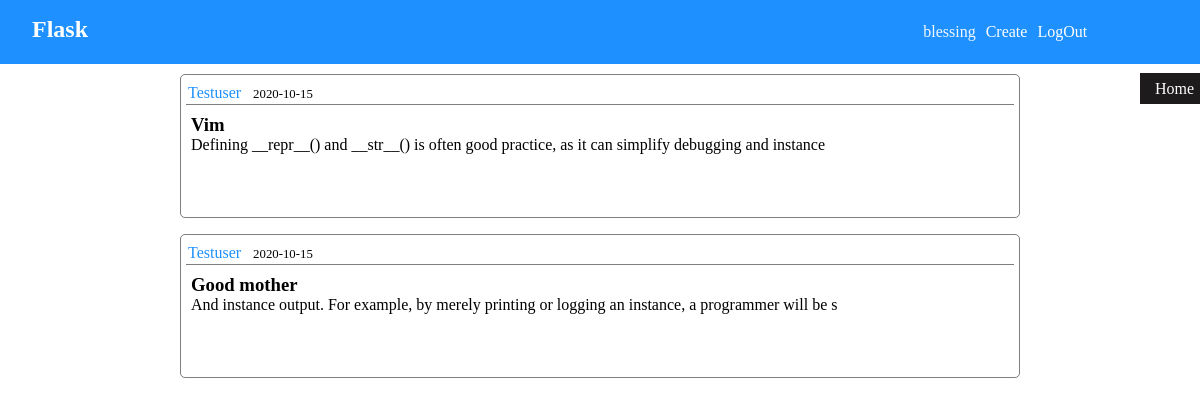
Page /author/testuser (signed in) on the committed database.
### flask1/models.py (models this page shows, shortened)
class User(db.Model, UserMixin):
    id = db.Column(db.Integer, primary_key = True)
    username = db.Column(db.String(30), unique = True, nullable = False)
    email = db.Column(db.String(30), unique = True, nullable = False)
    password = db.Column(db.String(30), nullable = False )
    post = db.relationship('Post', backref = 'writer', lazy = True)
    def __str__(self):
        return f'{self.username}'

class Post(db.Model):
    id = db.Column(db.Integer, primary_key = True)
    title = db.Column(db.String(40), nullable = False )
    content = db.Column(db.Text, nullable = False )
    date_posted = db.Column(db.DateTime, nullable = False, default = datetime.utcnow)
    user_id = db.Column(db.Integer, db.ForeignKey('user.id'), nullable = False )

### flask1/blog.py (the view)
@blog.route('/author/<string:author>',methods = ['GET'])
def author_post(author):
    author = User.query.filter_by(username = author).first()
    posts = Post.query.order_by(models.Post.date_posted.desc()).filter_by(writer = author).all()
    return render_template('post/author.html', posts =posts)

### flask1/auth.py (called while the page is built)
@current_app.before_request
def before_request():
    user_id = session.get('user_id')
    if not user_id:
        g.user = None
    else:
        g.user = User.query.get(user_id)

@login_manager.user_loader
def load_user(user_id):
    return User.query.get(user_id)

### flask1/Templates/post/author.html (shortened to what this page needs)
{% extends 'base.html'%}  {% block style %}
<link rel="stylesheet" href="{{url_for('static', filename = 'article.css')}}"> {% endblock %} {% block content%}
<div class="contain">
    <div class="wrapper">
        {% for post in posts%}
        <div class="post">
            <div class="top">
                <a href="{{url_for('blog.author_post', author = post.writer)}}">
                    {{post.writer}}
                </a>
                <span> {{post.date_posted.strftime('%Y-%m-%d')}}</span>
            </div>
            <a href="{{url_for('blog.detail_page',id = post.id )}}">
                <div class="bottom">
                    <h3>{{post.title}}</h3>
                    <p>{{post.content[:100]}}</p>
                </div>
            </a>
        </div>
        {% endfor %}
    </div>
</div>
{% endblock %}

### flask1/Templates/base.html (shortened to what this page needs)
<!DOCTYPE html>
<html lang="en">
<head>
    <link rel="stylesheet" href="{{url_for('static', filename = 'style.css')}}"> {% block style %}{% endblock %}
</head>
<body>
    <div class="container">
        <header>
            <div class="head-wrapper">
                <h1>Flask</h1>
            </div>
            <nav class="nav-bar">
                <ul>
                    {% if g.user %}
                    <li style="color:aliceblue;">{{g.user['username']}}</li>
                    <li>
                        <a href="{{url_for('blog.create_page')}}">Create</a></li>
                    <li><a href="{{url_for('auth.logout')}}">LogOut</a></li>
                    {% else %}
                    <li><a href="{{url_for('auth.register')}}"> Register</a></li>
                    <li><a href="{{url_for('auth.login')}}">Login</a></li>
                </ul>
                {% endif %}
            </nav>
        </header>
        <div class="tag">
            <a href="{{url_for('blog.home_page')}}">
                    Home
                </a>
        </div>
         {% block content %} {% endblock %}
    </div>
</body>
</html>

### flask1/static/style.css (style rules this page uses)
* { margin: 0; padding: 0; box-sizing: border-box; }
.container { width: 100vw; height: auto; }
header { padding: 1rem; height: 8vh; width: 100%; background-color: #1e90ff; }
.head-wrapper { display: inline-block; width: 10%; margin-left: 1rem; }
.head-wrapper>h1 { font-size: 1.5rem; color: #fff; }
.nav-bar { display: inline-block; width: 80%; height: 100%; }
.nav-bar>ul { width: 100%; height: 100%; display: flex; justify-content: flex-end; }
.nav-bar ul li { list-style-type: none; margin-left: 10px; }
.nav-bar ul li a { color: #fff; text-decoration: none; font-weight: 300; }
.tag { display: inline-block; position: fixed; top: 10vh; left: 86.5vw; z-index: 10; }
.tag a { padding: 7px 15px; background-color: rgb(29, 27, 27); color: white; text-decoration: none; }
@media screen and (min-width: 900px) { .tag { left: 93vw; } }
@media screen and (min-width: 1200px) { .tag { left: 95vw; } }

### flask1/static/article.css (style rules this page uses)
.contain { width: 100%; display: flex; justify-content: center; }
.wrapper { width: 70%; }
.post { height: 9rem; border: 1px solid rgba(0, 0, 0, 0.5); border-radius: 5px; margin: 10px 0; margin-bottom: 1rem; padding: 5px; }
.top { border-bottom: 1px solid rgba(0, 0, 0, 0.5); margin: 4px 0; padding-bottom: 2px; }
.top a { text-transform: capitalize; text-decoration: none; color: #1e90ff; margin-left: 2px; }
.top span { font-size: 0.8rem; margin-left: 0.5rem; }
.post>a { color: black; text-decoration: none; }
.bottom { padding: 5px; }
.bottom h3::first-letter, .bottom p::first-letter { text-transform: capitalize; }

### rows in the picture
User: user.username "blessing"
Post: writer "Testuser", date_posted "2020-10-15", title "vim", content "Defining __repr__() and __str__() is often good practice, as it can simplify debugging and instance"
Post: writer "Testuser", date_posted "2020-10-15", title "good mother", content "and instance output. For example, by merely printing or logging an instance, a programmer will be s"
